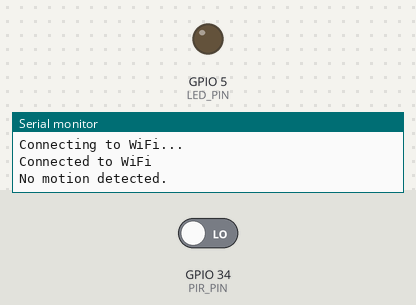
The sketch below on a simulated ESP32. Shown: output pins drawn as LEDs (lit = HIGH), the last lines printed to the serial monitor. Inputs (shaded band) come from the test bench; at power-on: GPIO 34 (PIR_PIN) LOW. WiFi joins after 1.5 s; servers stay silent unless stated.

Above: at 3.2 s.
3.3 s: GPIO 34 (PIR_PIN) driven HIGH
At 12.9 s:
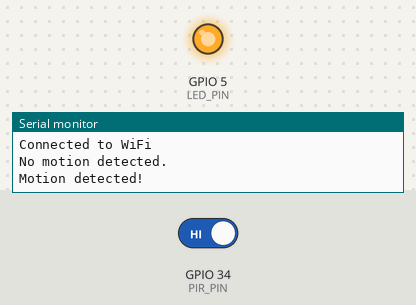
13.6 s: GPIO 34 (PIR_PIN) driven LOW
At 23.6 s:
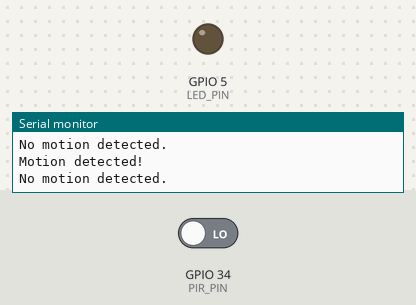
Timing chart, 0 to 25.1 s (numbered marks = the images above; inputs shaded):
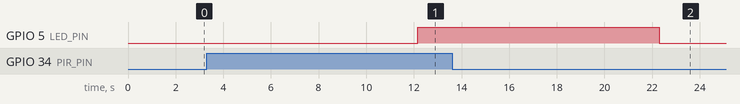

Measured:
- after the input at 3.3 s, GPIO 5 (LED_PIN): LOW → HIGH after 8.9 s
- after the input at 13.6 s, GPIO 5 (LED_PIN): HIGH → LOW after 8.7 s

The sketch:

Intrusion_Detection_Firebase.ino
```cpp
#include <WiFi.h>
#include <FirebaseESP32.h>

// Firebase configuration
#define FIREBASE_HOST "https://intrusion-detection-71946-default-rtdb.firebaseio.com/" // Replace with your Firebase host URL
#define FIREBASE_AUTH "yEgGEffsHWZPcqZR6SBre6sSEYVZaSB8PIhLsjPj" // Replace with your Firebase authentication token

// Define Firebase and Wi-Fi credentials
FirebaseData firebaseData;
FirebaseConfig firebaseConfig;
FirebaseAuth firebaseAuth;

// Wi-Fi credentials
const char* ssid = "OP";      // Replace with your Wi-Fi SSID
const char* password = "12345678";  // Replace with your Wi-Fi password

// PIR sensor pin
#define PIR_PIN 34   // Digital input for PIR sensor (GPIO34)

// LED pin
#define LED_PIN 5    // Define the pin for LED (GPIO5)

// Variable to hold the state of motion detection
bool motionDetected = false;

void setup() {
  // Initialize serial communication
  Serial.begin(115200);

  // Initialize pin modes
  pinMode(PIR_PIN, INPUT);
  pinMode(LED_PIN, OUTPUT);
  digitalWrite(LED_PIN, LOW);  // Turn off LED initially

  // Connect to Wi-Fi
  Serial.print("Connecting to Wi-Fi: ");
  Serial.println(ssid);
  WiFi.begin(ssid, password);

  while (WiFi.status() != WL_CONNECTED) {
    delay(1000);
    Serial.println("Connecting to WiFi...");
  }

  Serial.println("Connected to WiFi");

  // Firebase configuration
  firebaseConfig.host = FIREBASE_HOST;
  firebaseConfig.signer.tokens.legacy_token = FIREBASE_AUTH;
  Firebase.begin(&firebaseConfig, &firebaseAuth);
  Firebase.reconnectWiFi(true);
}

void readAndUploadMotionData() {
  // Read the state of the PIR sensor
  motionDetected = digitalRead(PIR_PIN);

  // Print the motion detection state to the serial monitor
  if (motionDetected) {
    Serial.println("Motion detected!");

    // Turn on LED if motion is detected
    digitalWrite(LED_PIN, HIGH);

    // Send motion detection data to Firebase
    Firebase.setString(firebaseData, "/intrusion_detection/status", "Motion Detected");
  } else {
    Serial.println("No motion detected.");

    // Turn off LED if no motion is detected
    digitalWrite(LED_PIN, LOW);

    // Update Firebase
    Firebase.setString(firebaseData, "/intrusion_detection/status", "No Motion");
  }
}

void loop() {
  // Continuously read and upload motion detection data
  readAndUploadMotionData();
  delay(10000);  // Check every second (adjust delay as needed)
}
```
